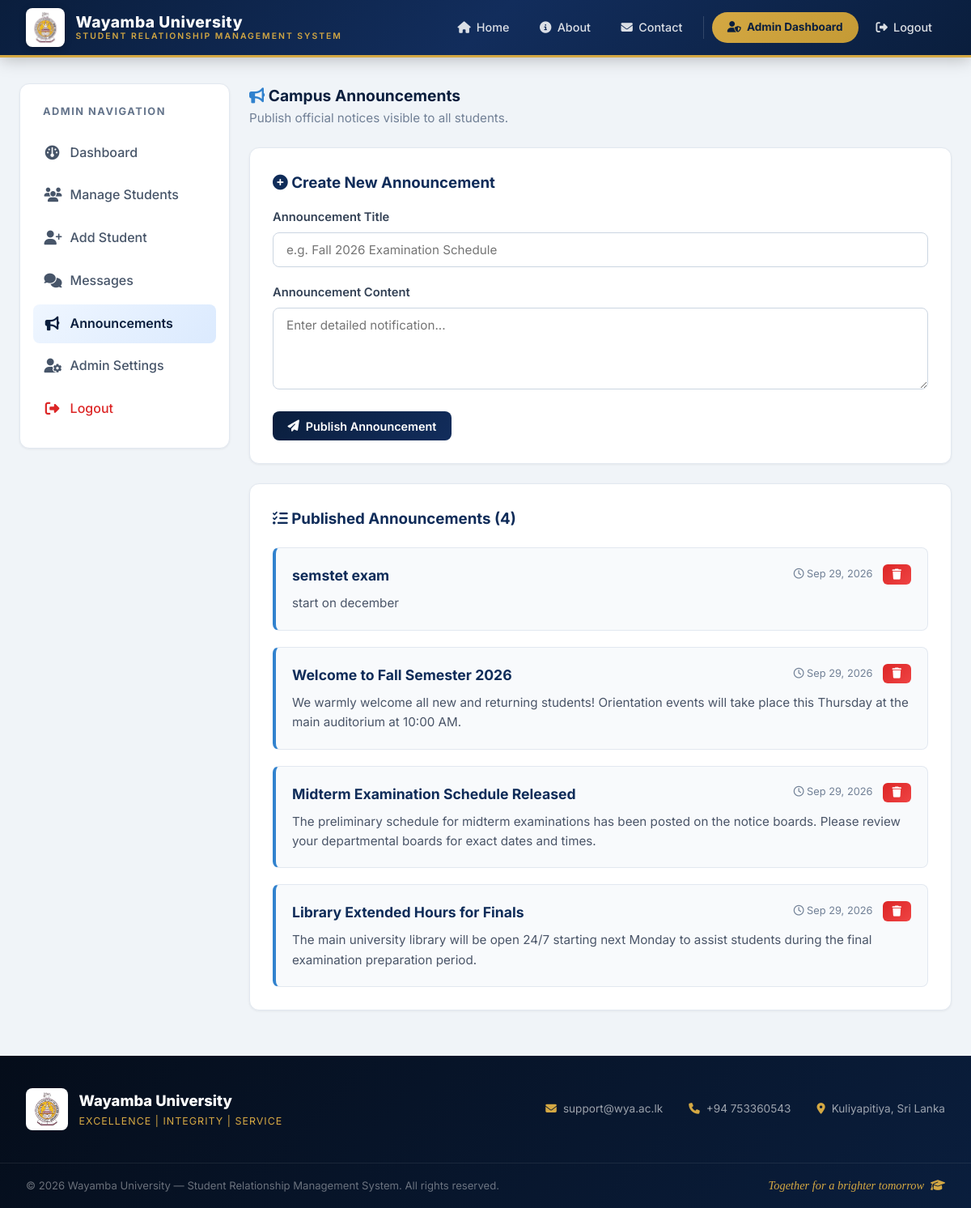
The page /admin/announcements.php (signed in) on the database its author committed.
### tables this page shows
CREATE TABLE `announcements` (
  `id` int(11) NOT NULL,
  `title` varchar(255) NOT NULL,
  `content` text NOT NULL,
  `created_at` timestamp NOT NULL DEFAULT current_timestamp()
);

### config/database.php (called while the page is built, shortened)
<?php
function sanitize($data) {
    return htmlspecialchars(trim((string)$data), ENT_QUOTES, 'UTF-8');
}
?>

### admin/announcements.php (the view, shortened to what this page needs)
<?php
require_once __DIR__ . '/../config/database.php';
$announcements = $pdo->query("SELECT * FROM announcements ORDER BY created_at DESC")->fetchAll();
require_once __DIR__ . '/../includes/header.php';
?>
<div class="dashboard-layout">
    <div class="sidebar">
        <div class="sidebar-title">Admin Navigation</div>
        <ul class="sidebar-menu">
            <li><a href="dashboard.php"><i class="fa-solid fa-gauge"></i> Dashboard</a></li>
            <li><a href="students.php"><i class="fa-solid fa-users"></i> Manage Students</a></li>
            <li><a href="add_student.php"><i class="fa-solid fa-user-plus"></i> Add Student</a></li>
            <li><a href="messages.php"><i class="fa-solid fa-comments"></i> Messages</a></li>
            <li><a href="announcements.php" class="active"><i class="fa-solid fa-bullhorn"></i> Announcements</a></li>
            <li><a href="profile.php"><i class="fa-solid fa-user-gear"></i> Admin Settings</a></li>
            <li><a href="logout.php" style="color: var(--danger);"><i class="fa-solid fa-right-from-bracket"></i> Logout</a></li>
        </ul>
    </div>
    <div>
        <div class="card-header" style="border: none; padding-bottom: 0; margin-bottom: 1.5rem;">
            <div>
                <h2><i class="fa-solid fa-bullhorn" style="color: #3182ce;"></i> Campus Announcements</h2>
                <p style="color: #718096; font-size: 0.95rem;">Publish official notices visible to all students.</p>
            </div>
        </div>
        <div class="card">
            <h3 style="color: #0f2c59; margin-bottom: 1rem;"><i class="fa-solid fa-plus-circle"></i> Create New Announcement</h3>
            <form action="announcements.php" method="POST">
                <div class="form-group">
                    <label class="form-label">Announcement Title</label>
                    <input type="text" name="title" class="form-control" placeholder="e.g. Fall 2026 Examination Schedule" required>
                </div>
                <div class="form-group">
                    <label class="form-label">Announcement Content</label>
                    <textarea name="content" class="form-control" rows="4" placeholder="Enter detailed notification..." required></textarea>
                </div>
                <button type="submit" class="btn btn-primary">
                    <i class="fa-solid fa-paper-plane"></i> Publish Announcement
                </button>
            </form>
        </div>
        <div class="card">
            <h3 style="color: #0f2c59; margin-bottom: 1.25rem;"><i class="fa-solid fa-list-check"></i> Published Announcements (<?php echo count($announcements); ?>)</h3>
            <?php if (!empty($announcements)): ?>
                <div style="display: flex; flex-direction: column; gap: 1.25rem;">
                    <?php foreach ($announcements as $ann): ?>
                        <div style="background: #f8fafc; border: 1px solid #e2e8f0; border-radius: 8px; padding: 1.25rem; border-left: 4px solid #3182ce;">
                            <div style="display: flex; justify-content: space-between; align-items: flex-start; margin-bottom: 0.5rem;">
                                <h4 style="color: #0f2c59; font-size: 1.1rem;"><?php echo sanitize($ann['title']); ?></h4>
                                <div style="display: flex; align-items: center; gap: 0.75rem;">
                                    <span style="font-size: 0.8rem; color: #718096;"><i class="fa-regular fa-clock"></i> <?php echo date('M d, Y', strtotime($ann['created_at'])); ?></span>
                                    <a href="announcements.php?action=delete&id=<?php echo $ann['id']; ?>" class="btn btn-danger btn-sm" onclick="return confirm('Are you sure you want to delete this announcement?');" title="Delete"><i class="fa-solid fa-trash"></i></a>
                                </div>
                            </div>
                            <p style="color: #4a5568; font-size: 0.95rem; line-height: 1.6;"><?php echo nl2br(sanitize($ann['content'])); ?></p>
                        </div>
                    <?php endforeach; ?>
                </div>
            <?php else: ?>
                <p style="color: #718096; text-align: center;">No announcements published yet.</p>
            <?php endif; ?>
        </div>
    </div>
</div>
<?php require_once __DIR__ . '/../includes/footer.php'; ?>

### assets/css/style.css (style rules this page uses)
:root { --primary: #0a1e3d; --primary-hover: #122d5c; --secondary: #1a4b8c; --secondary-hover: #163d73; --accent: #d4a843; --accent-hover: #c49a35; --blue: #2563eb; --bg-body: #f0f4f8; --bg-card: #ffffff; --text-dark: #1a202c; --text-muted: #64748b; --border-color: #e2e8f0; --success: #16a34a; --success-bg: #f0fdf4; --danger: #dc2626; --danger-bg: #fef2f2; --warning: #ea580c; --warning-bg: #fff7ed; --info: #2563eb; --info-bg: #eff6ff; --shadow-sm: 0 1px 3px rgba(0,0,0,0.06); --shadow-md: 0 4px 16px rgba(0,0,0,0.08); --shadow-lg: 0 10px 30px rgba(0,0,0,0.12); --shadow-xl: 0 20px 40px rgba(0,0,0,0.15); --radius: 12px; --radius-sm: 8px; --font: 'Inter', system-ui, -apple-system, sans-serif; --font-display: 'Playfair Display', Georgia, serif; }
* { box-sizing: border-box; margin: 0; padding: 0; }
body { font-family: var(--font); background-color: var(--bg-body); color: var(--text-dark); line-height: 1.6; min-height: 100vh; display: flex; flex-direction: column; }
a { color: var(--secondary); text-decoration: none; transition: color 0.2s; }
.card { background: var(--bg-card); border-radius: var(--radius); border: 1px solid var(--border-color); box-shadow: var(--shadow-sm); padding: 1.75rem; margin-bottom: 1.5rem; transition: box-shadow 0.3s; }
.card-header { display: flex; align-items: center; justify-content: space-between; border-bottom: 2px solid #eef2f7; padding-bottom: 1rem; margin-bottom: 1.25rem; }
.card-header h2, .card-header h3 { color: var(--primary); font-size: 1.2rem; font-weight: 700; }
.dashboard-layout { display: grid; grid-template-columns: 260px 1fr; gap: 1.5rem; max-width: 1300px; margin: 2rem auto; padding: 0 1.5rem; flex: 1; width: 100%; }
.sidebar { background: var(--bg-card); border-radius: var(--radius); border: 1px solid var(--border-color); box-shadow: var(--shadow-sm); padding: 1.5rem 1rem; height: fit-content; }
.sidebar-title { font-size: 0.8rem; text-transform: uppercase; letter-spacing: 1.5px; color: var(--text-muted); margin-bottom: 1rem; padding-left: 0.75rem; font-weight: 700; }
.sidebar-menu { list-style: none; display: flex; flex-direction: column; gap: 0.3rem; }
.sidebar-menu a { display: flex; align-items: center; gap: 0.75rem; padding: 0.7rem 0.85rem; border-radius: var(--radius-sm); color: #475569; font-weight: 500; transition: all 0.2s; }
.sidebar-menu a:hover, .sidebar-menu a.active { background: linear-gradient(135deg, #eff6ff, #dbeafe); color: var(--primary); font-weight: 600; }
.sidebar-menu a i { font-size: 1.1rem; width: 20px; text-align: center; }
.btn { display: inline-flex; align-items: center; justify-content: center; gap: 0.5rem; padding: 0.6rem 1.15rem; border-radius: var(--radius-sm); font-weight: 600; font-size: 0.9rem; border: none; cursor: pointer; transition: all 0.25s ease; text-decoration: none; font-family: var(--font); }
.btn-primary { background: linear-gradient(135deg, var(--primary), var(--primary-hover)); color: #fff; }
.btn-danger { background: linear-gradient(135deg, #dc2626, #ef4444); color: #fff; }
.btn-sm { padding: 0.35rem 0.75rem; font-size: 0.82rem; border-radius: 6px; }
.form-group { margin-bottom: 1.25rem; }
.form-label { display: block; margin-bottom: 0.4rem; font-weight: 600; color: #334155; font-size: 0.92rem; }
.form-control { width: 100%; padding: 0.7rem 1rem; border-radius: var(--radius-sm); border: 1.5px solid #cbd5e1; font-family: var(--font); font-size: 0.95rem; transition: all 0.25s; background: #fff; }

### rows shown on the page
announcements: title "semstet exam", created_at "Sep 29, 2026", content "start on december"
announcements: title "Welcome to Fall Semester 2026", created_at "Sep 29, 2026", content "We warmly welcome all new and returning students! Orientation events will take place this Thursday at the main auditorium at 10:00 AM."
announcements: title "Midterm Examination Schedule Released", created_at "Sep 29, 2026", content "The preliminary schedule for midterm examinations has been posted on the notice boards. Please review your departmental boards for exact dates and times."
announcements: title "Library Extended Hours for Finals", created_at "Sep 29, 2026", content "The main university library will be open 24/7 starting next Monday to assist students during the final examination preparation period."

### other values the page prints
count($announcements) "4"
